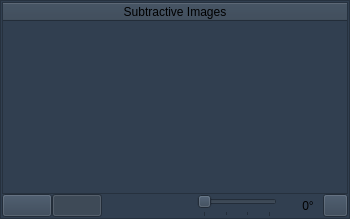
       <widget class="QFrame" name="SubImageFrame">
        <property name="sizePolicy">
         <sizepolicy hsizetype="Fixed" vsizetype="MinimumExpanding">
          <horstretch>0</horstretch>
          <verstretch>0</verstretch>
         </sizepolicy>
        </property>
        <property name="minimumSize">
         <size>
          <width>0</width>
          <height>0</height>
         </size>
        </property>
        <property name="maximumSize">
         <size>
          <width>350</width>
          <height>250</height>
         </size>
        </property>
        <property name="styleSheet">
         <string notr="true">background-color: rgb(49, 63, 80);</string>
        </property>
        <property name="frameShape">
         <enum>QFrame::Shape::StyledPanel</enum>
        </property>
        <property name="frameShadow">
         <enum>QFrame::Shadow::Raised</enum>
        </property>
        <property name="lineWidth">
         <number>4</number>
        </property>
        <layout class="QGridLayout" name="gridLayout_7">
         <property name="leftMargin">
          <number>1</number>
         </property>
         <property name="topMargin">
          <number>1</number>
         </property>
         <property name="rightMargin">
          <number>1</number>
         </property>
         <property name="bottomMargin">
          <number>1</number>
         </property>
         <property name="spacing">
          <number>0</number>
         </property>
         <item row="1" column="4">
          <widget class="QSlider" name="SubRotationalSlider">
           <property name="minimumSize">
            <size>
             <width>80</width>
             <height>23</height>
            </size>
           </property>
           <property name="maximumSize">
            <size>
             <width>80</width>
             <height>23</height>
            </size>
           </property>
           <property name="toolTip">
            <string>Rotate subtractive images.</string>
           </property>
           <property name="maximum">
            <number>3</number>
           </property>
           <property name="orientation">
            <enum>Qt::Orientation::Horizontal</enum>
           </property>
           <property name="tickPosition">
            <enum>QSlider::TickPosition::TicksBelow</enum>
           </property>
          </widget>
         </item>
         <item row="1" column="3">
          <spacer name="SubRightSpacer">
           <property name="orientation">
            <enum>Qt::Orientation::Horizontal</enum>
           </property>
           <property name="sizeHint" stdset="0">
            <size>
             <width>100</width>
             <height>20</height>
            </size>
           </property>
          </spacer>
         </item>
         <item row="1" column="5">
          <spacer name="SubLeftSpacer">
           <property name="orientation">
            <enum>Qt::Orientation::Horizontal</enum>
           </property>
           <property name="sizeHint" stdset="0">
            <size>
             <width>20</width>
             <height>20</height>
            </size>
           </property>
          </spacer>
         </item>
         <item row="1" column="1">
          <widget class="QPushButton" name="SubAddSetButton">
           <property name="sizePolicy">
            <sizepolicy hsizetype="Fixed" vsizetype="Fixed">
             <horstretch>0</horstretch>
             <verstretch>0</verstretch>
            </sizepolicy>
           </property>
           <property name="minimumSize">
            <size>
             <width>50</width>
             <height>23</height>
            </size>
           </property>
           <property name="maximumSize">
            <size>
             <width>50</width>
             <height>23</height>
            </size>
           </property>
           <property name="toolTip">
            <string>Add subtractive images.</string>
           </property>
           <property name="text">
            <string/>
           </property>
           <property name="icon">
            <iconset resource="../../Resources.qrc">
             <normaloff>:/Images/Resources/Icons/Add.png</normaloff>:/Images/Resources/Icons/Add.png</iconset>
           </property>
           <property name="checkable">
            <bool>true</bool>
           </property>
          </widget>
         </item>
         <item row="1" column="6">
          <widget class="QLabel" name="SubRotationalLabel">
           <property name="minimumSize">
            <size>
             <width>30</width>
             <height>23</height>
            </size>
           </property>
           <property name="maximumSize">
            <size>
             <width>30</width>
             <height>23</height>
            </size>
           </property>
           <property name="text">
            <string>0°</string>
           </property>
           <property name="alignment">
            <set>Qt::AlignmentFlag::AlignCenter</set>
           </property>
          </widget>
         </item>
         <item row="0" column="0" colspan="9">
          <widget class="QTreeWidget" name="SubImageNameTree">
           <property name="sizePolicy">
            <sizepolicy hsizetype="Fixed" vsizetype="Fixed">
             <horstretch>0</horstretch>
             <verstretch>0</verstretch>
            </sizepolicy>
           </property>
           <property name="minimumSize">
            <size>
             <width>0</width>
             <height>0</height>
            </size>
           </property>
           <property name="maximumSize">
            <size>
             <width>346</width>
             <height>346</height>
            </size>
           </property>
           <property name="styleSheet">
            <string notr="true">background-color: rgb(49, 63, 80);</string>
           </property>
           <property name="headerHidden">
            <bool>false</bool>
           </property>
           <attribute name="headerVisible">
            <bool>true</bool>
           </attribute>
           <column>
            <property name="text">
             <string>Subtractive Images</string>
            </property>
            <property name="textAlignment">
             <set>AlignCenter</set>
            </property>
           </column>
          </widget>
         </item>
         <item row="1" column="2">
          <widget class="QPushButton" name="SubRemoveSetButton">
           <property name="sizePolicy">
            <sizepolicy hsizetype="Fixed" vsizetype="Fixed">
             <horstretch>0</horstretch>
             <verstretch>0</verstretch>
            </sizepolicy>
           </property>
           <property name="minimumSize">
            <size>
             <width>50</width>
             <height>23</height>
            </size>
           </property>
           <property name="maximumSize">
            <size>
             <width>50</width>
             <height>23</height>
            </size>
           </property>
           <property name="toolTip">
            <string>Remove subtractive images.</string>
           </property>
           <property name="text">
            <string/>
           </property>
           <property name="icon">
            <iconset resource="../../Resources.qrc">
             <normaloff>:/Images/Resources/Icons/Remove.png</normaloff>:/Images/Resources/Icons/Remove.png</iconset>
           </property>
           <property name="checkable">
            <bool>true</bool>
           </property>
           <property name="checked">
            <bool>true</bool>
           </property>
          </widget>
         </item>
         <item row="1" column="7">
          <widget class="QPushButton" name="SubSwapSetButton">
           <property name="minimumSize">
            <size>
             <width>25</width>
             <height>23</height>
            </size>
           </property>
           <property name="maximumSize">
            <size>
             <width>25</width>
             <height>23</height>
            </size>
           </property>
           <property name="toolTip">
            <string>Swap additive and subtractive images.</string>
           </property>
           <property name="text">
            <string/>
           </property>
           <property name="icon">
            <iconset resource="../../Resources.qrc">
             <normaloff>:/Images/Resources/Icons/Swap.png</normaloff>:/Images/Resources/Icons/Swap.png</iconset>
           </property>
          </widget>
         </item>
        </layout>
       </widget>
